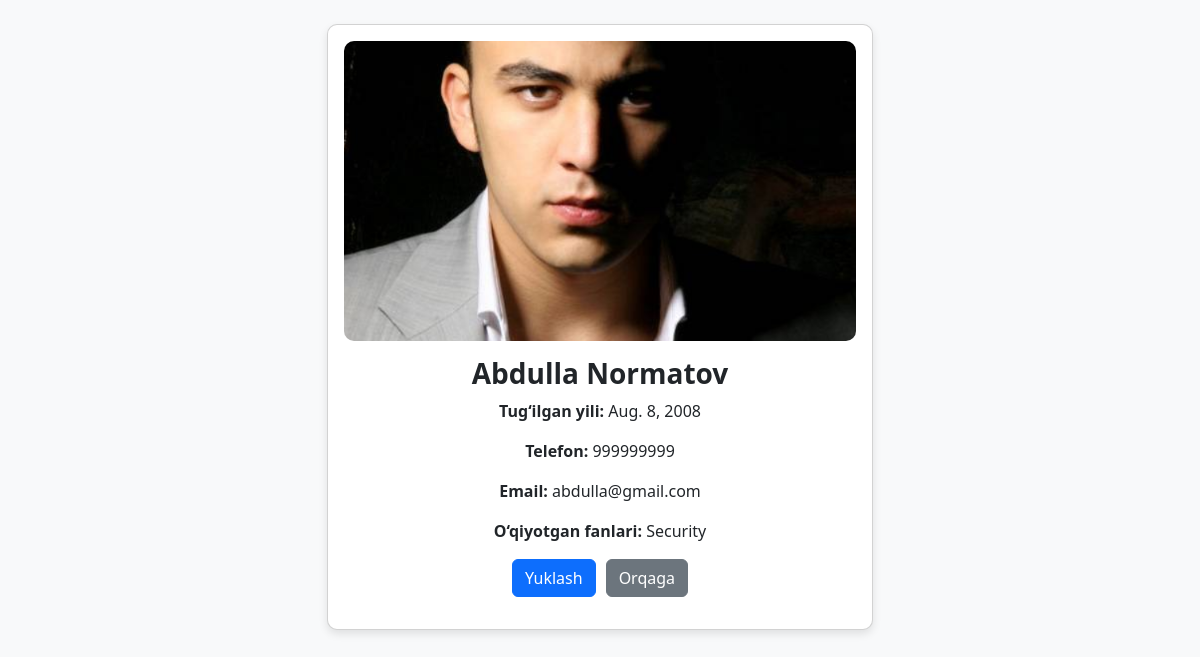
/student/4/, run on the app's committed database.
### configapp/models.py (models this page shows, shortened)
class Student(models.Model):
    name = models.CharField(max_length=50)
    surname = models.CharField(max_length=50)
    lastname = models.CharField(max_length=50)
    phone = models.CharField(max_length=15)
    address = models.CharField(max_length=255)
    email = models.EmailField(unique=True)
    yili= models.DateField()
    fanlar = models.ForeignKey(Fanlar, on_delete=models.CASCADE)
    created_ed = models.DateTimeField(auto_now_add=True)
    updated_ed = models.DateTimeField(auto_now=True)
    photo = models.ImageField(upload_to='photos/%Y/%m/%d/', blank=True, null=True)
    class Meta:
        verbose_name = "Student"
        verbose_name_plural = "Students"
        ordering = ['-created_ed']

class Fanlar(models.Model):
    title = models.CharField(max_length=50)
    created_ed = models.DateTimeField(auto_now_add=True)
    updated_ed = models.DateTimeField(auto_now=True)
    def __str__(self):
        return self.title

### configapp/views.py (the view)
# urls.py: path('student/<int:student_id>/', student, name='student_detail'),
def student(request, student_id):
    student = get_object_or_404(Student, id=student_id)
    context = {
        'student': student
    }
    return render(request, 'student.html', context)

### configapp/templates/student.html (shortened to what this page needs)
<!DOCTYPE html>
<html lang="uz">
<head>
    <link href="https://cdn.jsdelivr.net/npm/bootstrap@5.3.0/dist/css/bootstrap.min.css" rel="stylesheet">
</head>
<body>
    <div class="container mt-4 text-center">
        <div class="row justify-content-center">
            <div class="col-md-6">
                <div class="card p-3">
                    {% if student.photo %}
                        <img src="{{ student.photo.url }}" alt="{{ student.name }}">
                    {% else %}
                        <img src="https://via.placeholder.com/300" alt="Rasm yo'q">
                    {% endif %}
                    <div class="card-body">
                        <h3 class="card-title fw-bold text-capitalize">{{ student.name }} {{ student.surname }}</h3>
                        <p><strong>Tug‘ilgan yili:</strong> {{ student.yili }}</p>
                        <p><strong>Telefon:</strong> {{ student.phone }}</p>
                        <p><strong>Email:</strong> {{ student.email }}</p>
                        <p><strong>O‘qiyotgan fanlari:</strong> {{ student.fanlar }}</p>
                        <div class="btn-container">
                            <a href="{% url 'generate_student_pdf' student.id %}" class="btn btn-primary">
                                Yuklash
                            </a>
                            <a href="{% url 'index' %}" class="btn btn-secondary">
                                Orqaga
                            </a>
                        </div>
                    </div>
                </div>
            </div>
        </div>
    </div>
</body>
</html>

### configapp/templates/student.html (style rules this page uses)
body { background-color: #f8f9fa; }
.card { box-shadow: 0px 4px 8px rgba(0,0,0,0.1); border-radius: 10px; }
.card img { border-radius: 10px; width: 100%; max-height: 300px; object-fit: cover; }
.btn-container { display: flex; justify-content: center; gap: 10px; margin-top: 15px; }

### data on the page
Student: photo (picture), name "Abdulla", surname "Normatov", yili "Aug. 8, 2008", phone "999999999", email "abdulla@gmail.com", fanlar "Security"
